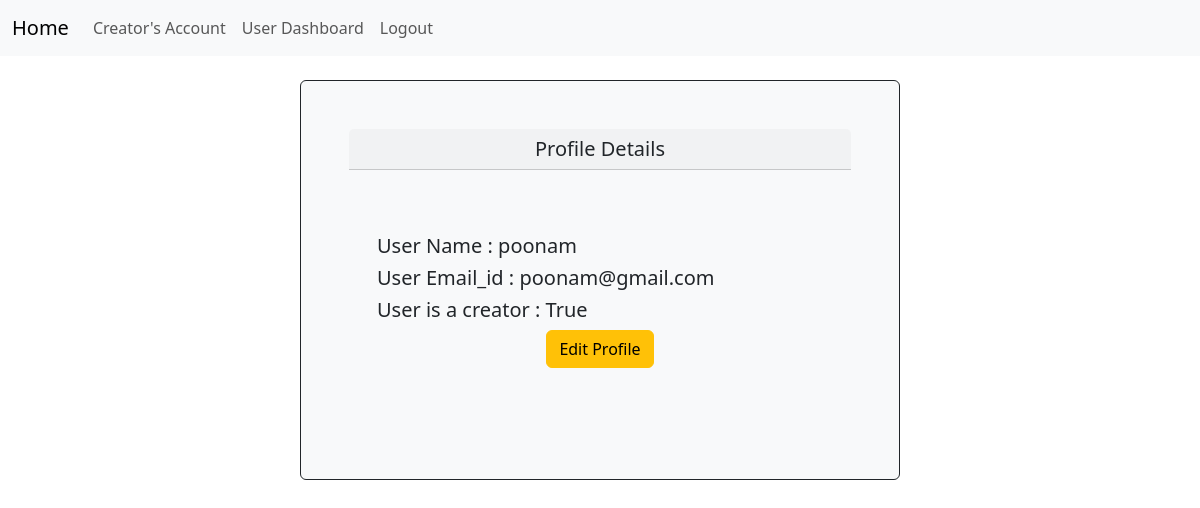
Page /profile (signed in) on the committed database.
### application/data/models.py (models this page shows, shortened)
class User(db.Model , UserMixin):
    __tablename__ = 'user'
    id = db.Column(db.Integer(), primary_key=True, autoincrement=True)
    name = db.Column(db.String() , nullable=False)
    password = db.Column(db.String() , nullable=False)
    email_id = db.Column(db.String() , nullable=False)
    date_created = db.Column(db.DateTime(timezone=True) , default=func.now())
    iscreator = db.Column(db.Boolean(), default=False)
    isadmin = db.Column(db.Boolean(), default=False)
    roles = db.Column(db.String(), default="user")
    songs=db.relationship("Songs",backref="user")
    is_blacklist = db.Column(db.Integer(),default=0)
    user_playlist=db.relationship("Playlist" ,backref="user")
    user_album = db.relationship("Album",backref = "user")
    songs_rating = db.relationship("SongRatings" , backref="user")
    active = db.Column(db.Boolean(), default=True)
    fs_uniquifier = db.Column(db.String(255), unique=True, nullable=False)
    roles = db.relationship('Role', secondary=UserRoles,
                            backref=db.backref('users', lazy='dynamic'))

### application/routes.py (the view)
@app.route("/profile" , methods=['GET', 'POST'])
def profile():
    form = RegistrationForm(submit_name='Update')
    user = User.query.filter_by(id=current_user.id).first()
    update_profile = request.args.get('update_profile')
    if str(update_profile).lower() == 'true':
        return render_template('profile.html' , update_profile=True ,user=user ,form=form)
    if request.method=='POST' and form.validate_on_submit:
        user.name = form.name.data
        user.email_id = form.email_id.data
        db.session.commit()
        flash('Your Profile is updated!' , 'success')
        return redirect(url_for("profile"))
    return render_template('profile.html' , update_profile=False , user=user)

### app.py (called while the page is built)
@app.after_request
def add_cors_headers(response):
    response.headers['Access-Control-Allow-Origin'] = 'http://localhost:5000'
    response.headers['Access-Control-Allow-Headers'] = 'Content-Type, Authorization'
    response.headers['Access-Control-Allow-Methods'] = 'GET, PUT, POST, DELETE, OPTIONS'
    return response

@app.after_request
def after_request(response):
    response = add_cors_headers(response)
    return response

### application/routes.py (called while the page is built)
@login_manager.user_loader
def load_user(id):
    return User.query.get(int(id))

### templates/profile.html (shortened to what this page needs)
<!DOCTYPE html>
<html lang="en">
<head>
    <link href="https://cdn.jsdelivr.net/npm/bootstrap@5.3.2/dist/css/bootstrap.min.css" rel="stylesheet">
  </head>
<body>
  <nav class="navbar navbar-expand-lg bg-body-tertiary">
    <div class="container-fluid">
      <a class="navbar-brand" href="/">Home</a>
      <div class="collapse navbar-collapse" id="navbarSupportedContent">
        <ul class="navbar-nav me-auto mb-2 mb-lg-0">
          <li class="nav-item">
            <a class="nav-link" href="/creator_dashboard">Creator's Account</a>
          </li>
          <li class="nav-item">
            <a class="nav-link" href="/user_dashboard">User Dashboard</a>
          </li>
          <li class="nav-item">
            <a class="nav-link" href="/logout">Logout</a>
          </li>
        </ul>
      </div>
    </div>
  </nav><br>
{%if update_profile==True%}
<div class="center-container">
<form method="POST" action="/profile" style="width:800px">
  {{ form.hidden_tag() }}
  <fieldset class ="form-group ">
  <h2><legend class="border-bottom mb-4"> <strong>Edit Profile</strong> </legend></h2>
  <div class="form-group">
      {{ form.name.label(class="form-control-label") }}
      {{ form.name(class="form-control forrm-control-lg",id='name', value=user.name)}}
  </div><br>
  <div class="form-group">
      {{ form.email_id.label(class="form-control-label") }}
      {{ form.email_id(class="form-control forrm-control-lg",id='email_id',value=user.email_id )}}
  </div><br>
  <!-- <div class="form-group">
      {{ form.password.label(class="form-control-label") }}
      {{ form.password(class="form-control forrm-control-lg",id='password' )}}
  </div><br>  -->
  </fieldset>
<div class="form-group">
  {{ form.submit(class="btn btn-outline-info") }}
</div>
</form>
</div>
{%else%}
<div class="center-container">
  <div class="card center-container p-5 text-dark bg-light border-dark mb-3 " style="width:600px;height:400px;">
    <h5 class="card-header center-container">Profile Details</h5>
    <div class="card-body">
        <div class="container mt-5">
          <h5> User Name :  {{user.name}}</h5>
          <h5> User Email_id : {{user.email_id}}</h5>
          <h5> User is a creator : {{user.iscreator}}</h5>
          <div class="center-container"><a href="/profile?update_profile=True"><button class="btn btn-warning"  onclick="return confirm('Are you sure you want to Edit the Profile')">Edit Profile</button></a></div>
          </div>
    </div>
  </div>
</div>
{%endif%}
</body>
</html>

### templates/profile.html (style rules this page uses)
.center-container { display: flex; justify-content: center; }
.card-body { display: flex; overflow-x: auto; }

### rows in the picture
User: name "poonam", email_id "poonam@gmail.com", iscreator "True"
